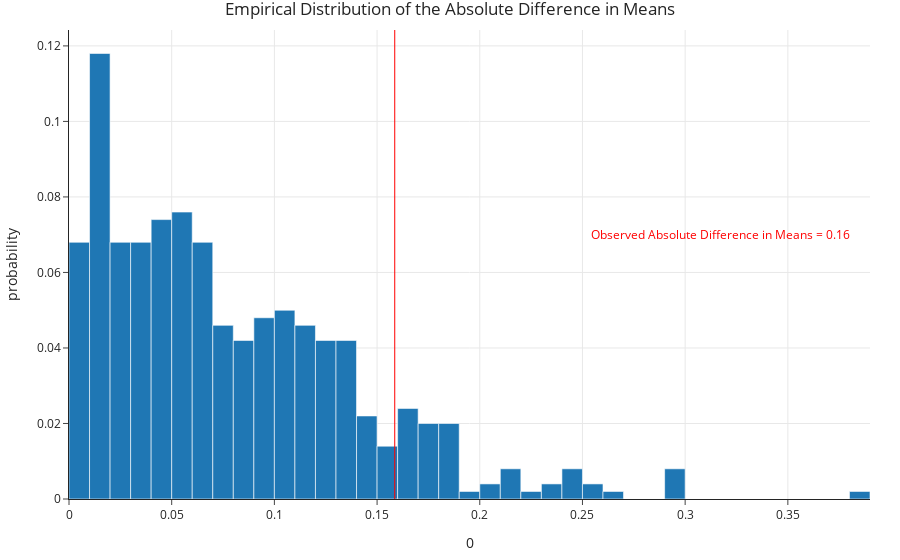

Source (notebook cell):
### Code cell
observed_diff = data.groupby('group')['data'].mean().diff().abs().iloc[-1]
fig = px.histogram(pd.DataFrame(diff_means), x=0, nbins=50, histnorm='probability', 
                   title='Empirical Distribution of the Absolute Difference in Means')
fig.add_vline(x=observed_diff, line_color='red', line_width=1, opacity=1)
fig.add_annotation(text=f'<span style="color:red">Observed Absolute Difference in Means = {round(observed_diff, 2)}</span>',
                   x=2 * observed_diff, showarrow=False, y=0.07)

### Figure 1 — Plotly figure (JSON) as saved in the notebook; plotly's stock layout.template omitted (floating-point values rounded to 4 significant figures; data arrays with more than 128 entries replaced by an {"elided": "..."} marker saying what was removed)
{"data": [{"alignmentgroup": "True", "bingroup": "x", "histnorm": "probability", "hovertemplate": "0=%{x}<br>probability=%{y}<extra></extra>", "legendgroup": "", "marker": {"color": "#1F77B4", "pattern": {"shape": ""}}, "name": "", "nbinsx": 50, "offsetgroup": "", "orientation": "v", "showlegend": false, "type": "histogram", "x": {"elided": "500 float values"}, "xaxis": "x", "yaxis": "y"}], "layout": {"annotations": [{"showarrow": false, "text": "<span style=\"color:red\">Observed Absolute Difference in Means = 0.16</span>", "x": 0.3172, "y": 0.07}], "autosize": true, "barmode": "relative", "legend": {"tracegroupgap": 0}, "shapes": [{"line": {"color": "red", "width": 1}, "opacity": 1, "type": "line", "x0": 0.1586, "x1": 0.1586, "xref": "x", "y0": 0, "y1": 1, "yref": "y domain"}], "title": {"text": "Empirical Distribution of the Absolute Difference in Means"}, "xaxis": {"anchor": "y", "autorange": true, "domain": [0, 1], "range": [2.342e-17, 0.39], "title": {"text": "0"}, "type": "linear"}, "yaxis": {"anchor": "x", "autorange": true, "domain": [0, 1], "range": [0, 0.1242], "title": {"text": "probability"}}}}
